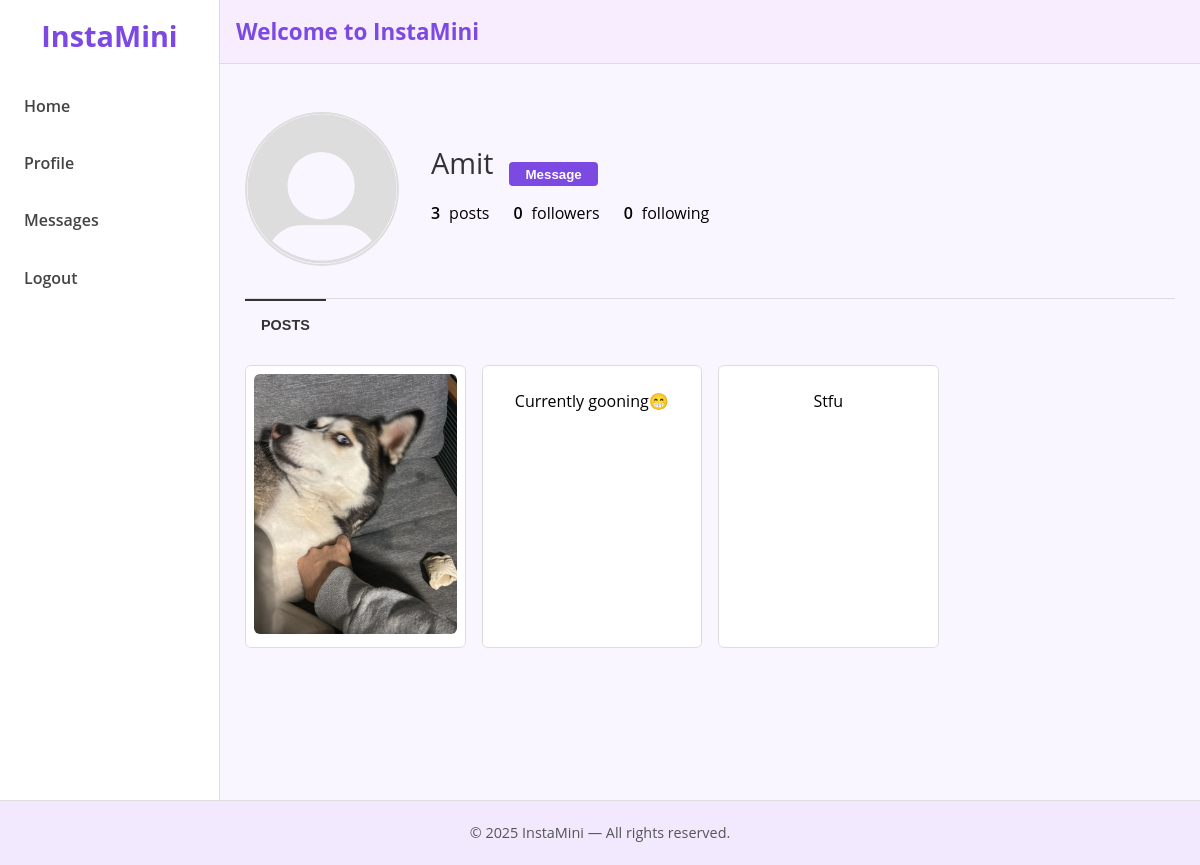
/user/Amit (signed in), run on the app's committed database.
### tables this page shows
CREATE TABLE users (
                id INTEGER PRIMARY KEY AUTOINCREMENT,
                username TEXT UNIQUE NOT NULL,
                password_hash TEXT NOT NULL,
                profile_picture TEXT,
                bio TEXT
            );

CREATE TABLE posts (
                id INTEGER PRIMARY KEY AUTOINCREMENT,
                user_id INTEGER NOT NULL,
                content TEXT,
                media_filename TEXT,
                created_at DATETIME NOT NULL,
                FOREIGN KEY(user_id) REFERENCES users(id)
            );

### app.py (the view)
@app.route("/user/<username>")
def user_profile(username):
    user = get_user_by_username(username)
    if not user:
        flash("User does not exist!", "error")
        return redirect(url_for("feed"))
    conn = get_db_connection()
    raw_posts = conn.execute("""
        SELECT p.*, u.username, u.profile_picture
        FROM posts p
        JOIN users u ON p.user_id = u.id
        WHERE u.username=?
        ORDER BY p.created_at DESC
    """, (username,)).fetchall()
    posts = []
    for p in raw_posts:
        lr = conn.execute("SELECT COUNT(*) AS c FROM likes WHERE post_id=?", (p["id"],)).fetchone()
        like_count = lr["c"] if lr else 0
        posts.append({
            "id": p["id"],
            "content": p["content"],
            "media_filename": p["media_filename"],
            "created_at": p["created_at"],
            "username": p["username"],
            "profile_picture": p["profile_picture"],
            "like_count": like_count
        })
    conn.close()
    user_post_count = len(posts)
    return render_template("user_profile.html",
                           user=user,
                           posts=posts,
                           user_post_count=user_post_count,
                           user_followers_count=0,
                           user_following_count=0)

### app.py (called while the page is built)
def get_db_connection():
    conn = sqlite3.connect(DATABASE)
    conn.row_factory = sqlite3.Row
    return conn

def get_user_by_username(username):
    conn = get_db_connection()
    user = conn.execute("SELECT * FROM users WHERE username=?", (username,)).fetchone()
    conn.close()
    return user

### templates/user_profile.html (shortened to what this page needs)
{% extends "base.html" %}
{% block content %}
<div class="profile-page-instagram animated-fade-in">
  <div class="profile-header">
    <div class="profile-pic-container">
      {% if user.profile_picture %}
        <img class="profile-picture-large"
             src="{{ url_for('static', filename='uploads/' ~ user.profile_picture) }}"
             alt="Profile Pic"/>
      {% else %}
        <img class="profile-picture-large"
             src="{{ url_for('static', filename='uploads/default.png') }}"
             alt="No Profile Pic"/>
      {% endif %}
    </div>
    <div class="user-info-container">
      <div class="user-top-row">
        <h2 class="username">{{ user.username }}</h2>
        <form method="GET" action="{{ url_for('direct_messages', username=user.username) }}">
          <button class="btn-primary" style="padding: 0.3rem 1rem;">
            Message
          </button>
        </form>
      </div>
      <ul class="profile-stats">
        <li><span class="stat-number">{{ user_post_count }}</span> posts</li>
        <li><span class="stat-number">{{ user_followers_count }}</span> followers</li>
        <li><span class="stat-number">{{ user_following_count }}</span> following</li>
      </ul>
    </div>
  </div>
  <div class="profile-tabs">
    <button class="tab-button active">Posts</button>
  </div>
  <div class="profile-posts-grid">
    {% for post in posts %}
      <div class="post-tile">
        {% if post.media_filename %}
          {% set post_ext = post.media_filename|lower %}
          {% if post_ext.endswith('.png') or post_ext.endswith('.jpg') or post_ext.endswith('.jpeg') or post_ext.endswith('.gif') %}
            <img class="tile-image"
                 src="{{ url_for('static', filename='uploads/' ~ post.media_filename) }}"
                 alt="Post Media"/>
          {% elif post_ext.endswith('.mp4') or post_ext.endswith('.mov') or post_ext.endswith('.avi') %}
            <video class="tile-image"
                   src="{{ url_for('static', filename='uploads/' ~ post.media_filename) }}"
                   controls></video>
          {% else %}
            <p>{{ post.content }}</p>
          {% endif %}
        {% else %}
          <p>{{ post.content }}</p>
        {% endif %}
      </div>
    {% endfor %}
  </div>
</div>
{% endblock %}

### static/style.css (style rules this page uses)
html, body { margin: 0; padding: 0; background-color: #faf6ff; font-family: 'Open Sans', sans-serif; }
.btn-primary { margin-top: 1.5rem; width: 100%; padding: 0.6rem; background-color: #7c49e3; color: #fff; font-weight: 600; border: none; border-radius: 4px; cursor: pointer; }
.profile-page-instagram { max-width: 930px; margin: 2rem auto; display: flex; flex-direction: column; }
.profile-header { display: flex; align-items: center; margin-bottom: 2rem; }
.profile-pic-container { margin-right: 2rem; display: flex; justify-content: center; align-items: center; }
.profile-picture-large { width: 150px; height: 150px; border-radius: 50%; object-fit: cover; border: 2px solid #ddd; }
.user-info-container { display: flex; flex-direction: column; gap: 1rem; }
.user-top-row { display: flex; align-items: center; gap: 1rem; }
.username { font-size: 1.8rem; font-weight: 400; margin: 0; color: #333; }
.profile-stats { display: flex; gap: 1.5rem; list-style: none; padding: 0; margin: 0; }
.profile-stats li { font-size: 1rem; }
.stat-number { font-weight: 600; margin-right: 0.3rem; }
.profile-tabs { display: flex; gap: 1rem; border-top: 1px solid #ddd; margin-bottom: 1rem; }
.tab-button { background: none; border: none; text-transform: uppercase; font-weight: 600; font-size: 0.9rem; padding: 1rem; cursor: pointer; color: #777; }
.tab-button.active { color: #333; border-top: 2px solid #333; }
.profile-posts-grid { display: grid; grid-template-columns: repeat(auto-fill, minmax(220px, 1fr)); gap: 1rem; }
.post-tile { background-color: #fff; border-radius: 6px; border: 1px solid #ddd; text-align: center; overflow: hidden; padding: 0.5rem; }
.tile-image { width: 100%; max-height: 260px; object-fit: cover; border-radius: 6px; }
.animated-fade-in { animation: fadeIn 0.5s ease forwards; opacity: 0; }

### data on the page
users: username "Amit"
posts: media_filename (picture)
posts: content "Currently gooning😁"
posts: content "Stfu"

### other printed values
{{ user_post_count }} "3"
{{ user_followers_count }} "0"
{{ user_following_count }} "0"
